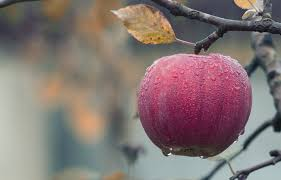
%> input picture exercises/rgbImage.jpeg, 281 x 180 px
$ octave esercitazione_5.m   (GNU Octave 9; MATLAB toolbox functions it lacks are replaced by stand-ins)
%> lines starting %> are read from the running program, lines starting %| are printed output that depends on the picture
### exercises/checkGrey.m
% check if the image is grey level,
% in case it isn't it returns the grey level one

function mat = checkGrey(mat)
    tmp=size(size(mat));
    if(tmp(2)==3)
        mat=rgb2gray(mat);
    end
end

### exercises/esercitazione_5.m
% es 5
% Write the code to compute the histogram of a grey level image (two channel) and display
% in the same window the image and its histogram. Try the same on a color RGB image, by
% displaying the histograms on the three-color channel.
% Clear command window.
clc;
% Delete all variables.
clear;
% Close all figure windows except those created by imtool.
close all;
% Close all figure windows created by imtool.
imtool close all;

% RGB image


A=imread("digitalContentRetrival/matlab/rgbImage.jpeg","jpeg");
%> A is the input picture: size 180x281x3 uint8; mean R, G, B 131.6, 117.2, 115.5

figure(1)
% Maximize figure.
set(gcf, 'Position', get(0, 'Screensize'));
subplot(1,2,1);
imshow(A);

subplot(1,2,2);
imhist(A);
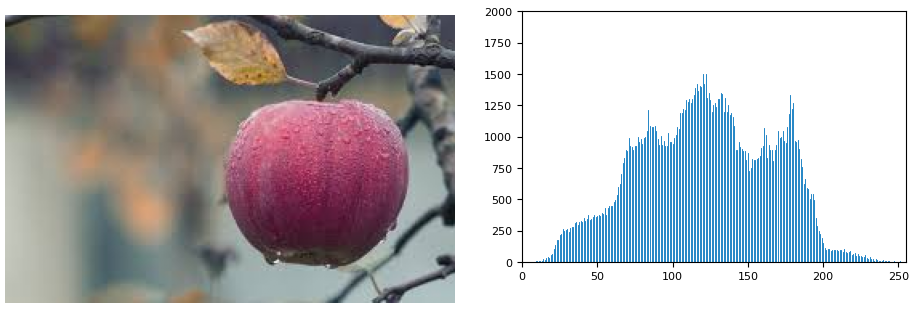
%> figure redrawn from the program's plot data, 2 panels

pause;


% grey level image

A=imread("digitalContentRetrival/matlab/rgbImage.jpeg","jpeg");
A=checkGrey(A);
%> in checkGrey, `mat=rgb2gray(mat);`:
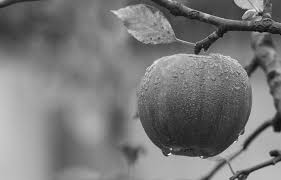
%> mat: size 180x281 uint8; min 1, max 254, mean 121.3

figure(2)
% Maximize figure.
set(gcf, 'Position', get(0, 'Screensize'));
subplot(1,2,1);
imshow(A);

subplot(1,2,2);
imhist(A);
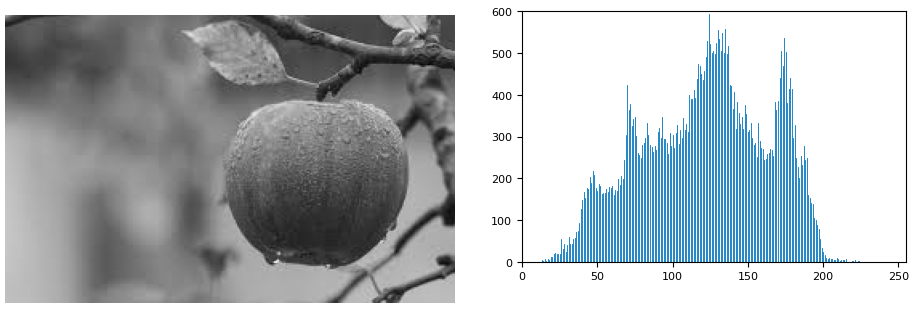
%> figure redrawn from the program's plot data, 2 panels
pause;

$ run again, with exercises/download.jpeg copied over exercises/rgbImage.jpeg
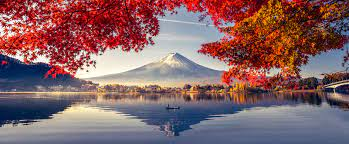
%> input picture exercises/download.jpeg, 349 x 144 px
%> A is the input picture: size 144x349x3 uint8; mean R, G, B 133.7, 98.1, 101.2
%> in checkGrey, `mat=rgb2gray(mat);`:
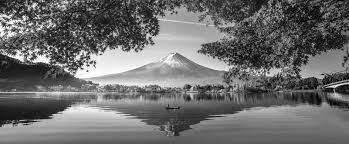
%> mat: size 144x349 uint8; min 1, max 255, mean 109.1
%> `imhist(A);`:
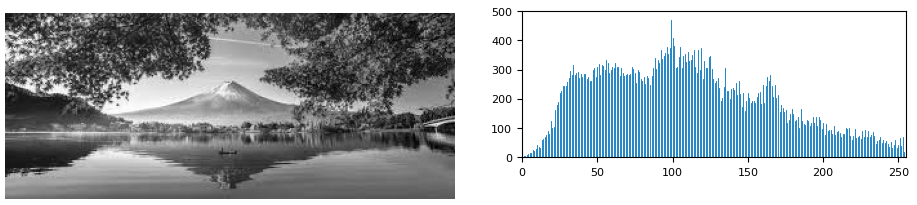
%> figure redrawn from the program's plot data, 2 panels

$ run again, with exercises/image.jpeg copied over exercises/rgbImage.jpeg
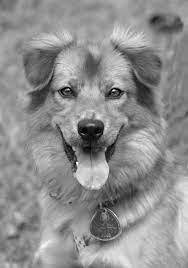
%> input picture exercises/image.jpeg, 188 x 268 px
%> A is the input picture: size 268x188x3 uint8; min 0, max 255, mean 142.6
%> `imhist(A);`:
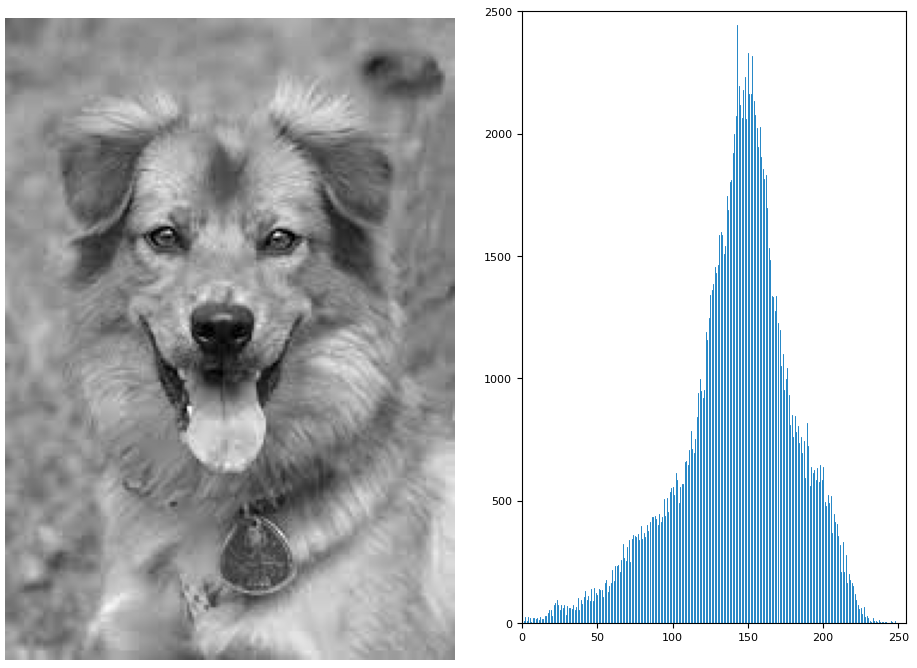
%> figure redrawn from the program's plot data, 2 panels
%> `imhist(A);`:
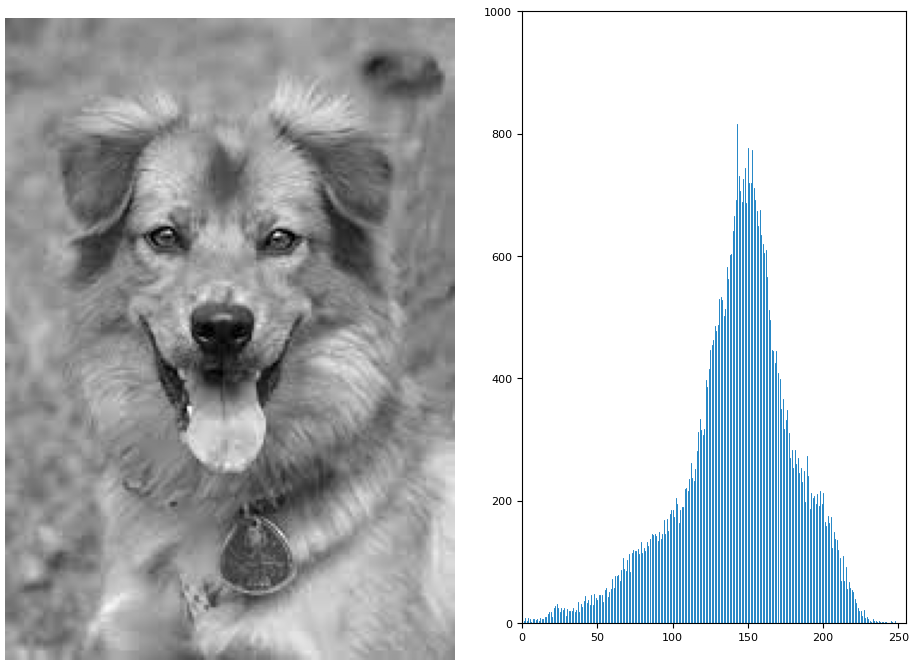
%> figure redrawn from the program's plot data, 2 panels

$ run again, with exercises/compressed.jpg copied over exercises/rgbImage.jpeg
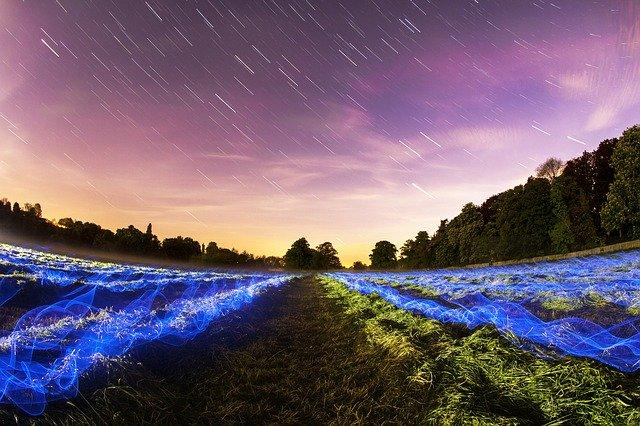
%> input picture exercises/compressed.jpg, 640 x 426 px
%> A is the input picture: size 426x640x3 uint8; mean R, G, B 112.2, 93.1, 111.1
%> in checkGrey, `mat=rgb2gray(mat);`:
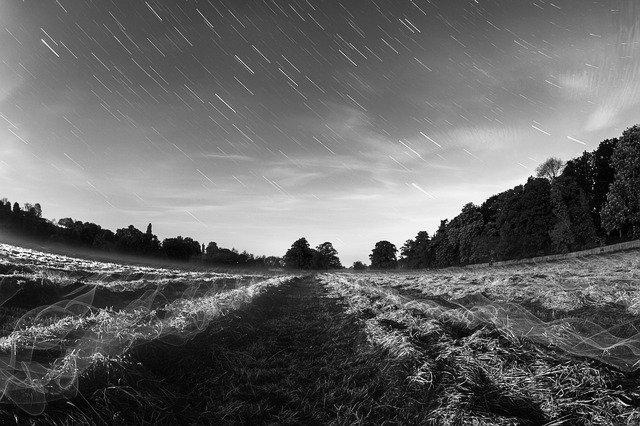
%> mat: size 426x640 uint8; min 0, max 255, mean 100.9
%> `imhist(A);`:
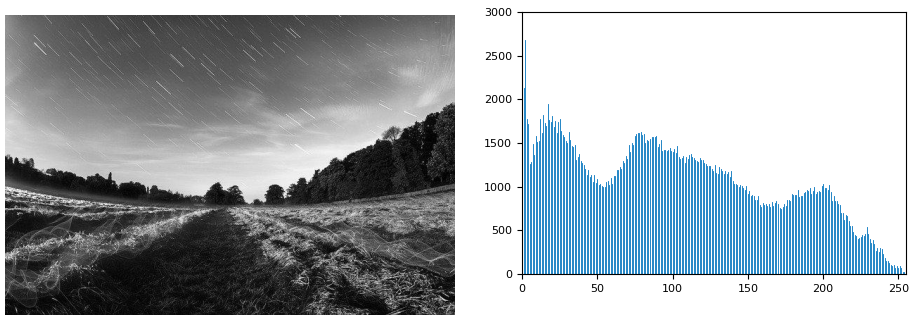
%> figure redrawn from the program's plot data, 2 panels
